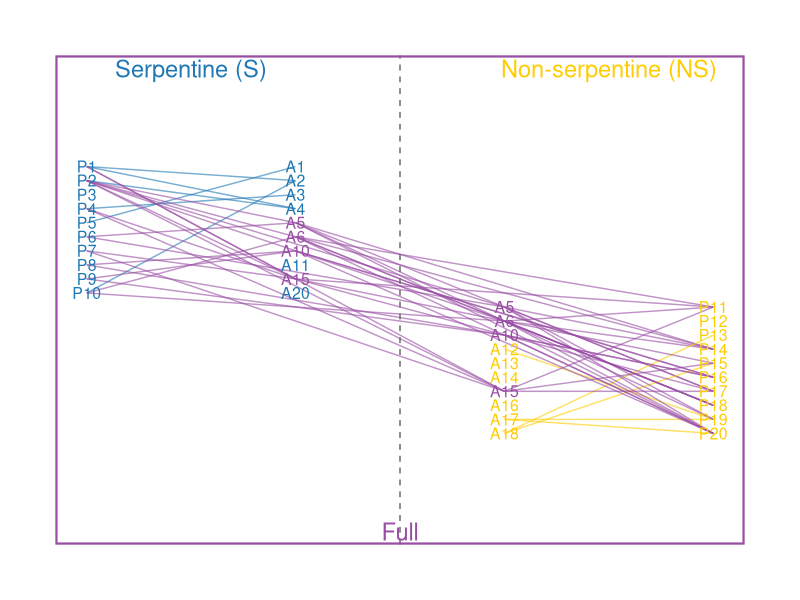
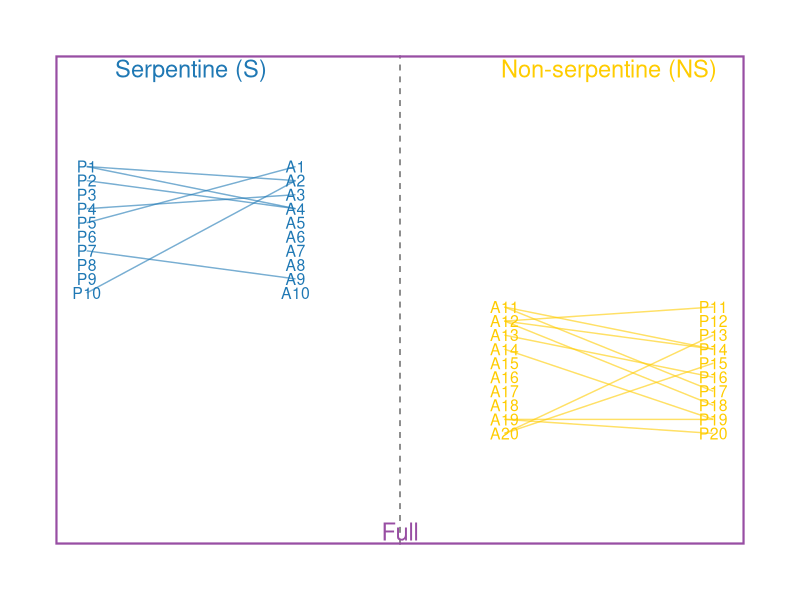

The R script that drew these images, in order:

#### Code for conceptual figure #####
##### code by Becca Nelson  #######
###### date created: 10-29-2025 ###########
######### date last modified: 10-31-2025 #######
###### create conceptual figure of simulation design #######



library(ggplot2)
library(dplyr)

# hypothetical plant and animal species
plants_S  <- paste0("P", 1:10)
plants_NS <- paste0("P", 11:20)

animals_S  <- paste0("A", c(1:6, 10, 11, 15, 20))
animals_NS <- paste0("A", c(5, 6, 10, 12:18))


shared_animals <- intersect(animals_S, animals_NS)


plants <- data.frame(
  name = c(plants_S, plants_NS),
  x = c(rep(1, length(plants_S)), rep(4, length(plants_NS))),
  y = seq(10, 1, length.out = 20),
  region = c(rep("S", length(plants_S)), rep("NS", length(plants_NS)))
)

animals <- data.frame(
  name = c(animals_S, animals_NS),
  x = c(rep(2, length(animals_S)), rep(3, length(animals_NS))),
  y = seq(10, 1, length.out = length(c(animals_S, animals_NS))),
  region = c(rep("S", length(animals_S)), rep("NS", length(animals_NS)))
)


animals$shared <- animals$name %in% shared_animals

# hypothetical interactions
set.seed(123)


interactions_S <- expand.grid(plant = plants_S, animal = animals_S) %>%
  mutate(interact = rbinom(n(), 1, 0.1)) %>%
  filter(interact == 1)


interactions_NS <- expand.grid(plant = plants_NS, animal = animals_NS) %>%
  mutate(interact = rbinom(n(), 1, 0.1)) %>%
  filter(interact == 1)


interactions_shared <- expand.grid(
  plant = c(plants_S, plants_NS),
  animal = shared_animals
) %>%
  mutate(interact = rbinom(n(), 1, 0.25)) %>%
  filter(interact == 1)


interactions <- bind_rows(interactions_S, interactions_NS, interactions_shared)


interactions$type <- case_when(
  interactions$animal %in% shared_animals ~ "spillover",
  interactions$plant %in% plants_S ~ "S",
  interactions$plant %in% plants_NS ~ "NS"
)


interactions <- interactions %>%
  left_join(plants, by = c("plant" = "name")) %>%
  rename(xp = x, yp = y) %>%
  left_join(animals, by = c("animal" = "name")) %>%
  rename(xa = x, ya = y)


cols <- c("S" = "#1f78b4",       
          "NS" = "#ffcc00",      
          "spillover" = "#984ea3")  


p <- ggplot() +
  geom_segment(
    data = interactions,
    aes(x = xp, xend = xa, y = yp, yend = ya, color = type),
    alpha = 0.6
  ) +
  # Plants
  geom_text(data = plants, aes(x, y, label = name,
                               color = ifelse(region == "S", "S", "NS")),
            size = 4) +
  # Animals
  geom_text(data = animals,
            aes(x, y, label = name,
                color = ifelse(shared, "spillover",
                               ifelse(region == "S", "S", "NS"))),
            size = 4) +
  geom_vline(xintercept = 2.5, linetype = "dashed", color = "gray40") +
  annotate("text", x = 1.5, y = 13, label = "Serpentine (S)", size = 6, color = "#1f78b4", vjust = 0) +
annotate("text", x = 3.5, y = 13, label = "Non-serpentine (NS)", size = 6, color = "#ffcc00", vjust = 0)+
  annotate("text", x = 2.5, y = -2, label = "Full", size = 6, color = "#984ea3", vjust = 1) +
  scale_color_manual(values = cols, guide = "none") +
  theme_void() +
  theme(
    plot.margin = margin(40, 40, 40, 40),
    panel.border = element_rect(color = "#984ea3", fill = NA, linewidth = 1.5)
  )

# Save as high-resolution PDF
ggsave("interaction_diagram.pdf", plot = p,
       width = 10, height = 6, units = "in", dpi = 600, device = cairo_pdf)


########## no spillover version ##########
library(ggplot2)
library(dplyr)


plants_S  <- paste0("P", 1:10)
plants_NS <- paste0("P", 11:20)


animals_S  <- paste0("A", c(1:10))
animals_NS <- paste0("A", c(11:20))


shared_animals <- character(0)

plants <- data.frame(
  name = c(plants_S, plants_NS),
  x = c(rep(1, length(plants_S)), rep(4, length(plants_NS))),
  y = seq(10, 1, length.out = 20),
  region = c(rep("S", length(plants_S)), rep("NS", length(plants_NS)))
)


animals <- data.frame(
  name = c(animals_S, animals_NS),
  x = c(rep(2, length(animals_S)), rep(3, length(animals_NS))),
  y = seq(10, 1, length.out = length(c(animals_S, animals_NS))),
  region = c(rep("S", length(animals_S)), rep("NS", length(animals_NS))),
  shared = FALSE
)

# Interactions: only within soil type
set.seed(123)
interactions_S <- expand.grid(plant = plants_S, animal = animals_S) %>%
  mutate(interact = rbinom(n(), 1, 0.1)) %>%
  filter(interact == 1)

interactions_NS <- expand.grid(plant = plants_NS, animal = animals_NS) %>%
  mutate(interact = rbinom(n(), 1, 0.1)) %>%
  filter(interact == 1)


interactions <- bind_rows(interactions_S, interactions_NS)


interactions$type <- case_when(
  interactions$plant %in% plants_S ~ "S",
  interactions$plant %in% plants_NS ~ "NS"
)


interactions <- interactions %>%
  left_join(plants, by = c("plant" = "name")) %>%
  rename(xp = x, yp = y) %>%
  left_join(animals, by = c("animal" = "name")) %>%
  rename(xa = x, ya = y)


cols <- c("S" = "#1f78b4",       
          "NS" = "#ffcc00",      
          "spillover" = "#984ea3")  


p <- ggplot() +
  
  geom_segment(
    data = interactions,
    aes(x = xp, xend = xa, y = yp, yend = ya, color = type),
    alpha = 0.6
  ) +
  # Plants
  geom_text(
    data = plants,
    aes(x, y, label = name, color = ifelse(region == "S", "S", "NS")),
    size = 4
  ) +
  # Animals
  geom_text(
    data = animals,
    aes(x, y, label = name, color = ifelse(region == "S", "S", "NS")),
    size = 4
  ) +

  geom_vline(xintercept = 2.5, linetype = "dashed", color = "gray40") +
  annotate("text", x = 1.5, y = 13, label = "Serpentine (S)", size = 6, color = "#1f78b4", vjust = 0) +
  annotate("text", x = 3.5, y = 13, label = "Non-serpentine (NS)", size = 6, color = "#ffcc00", vjust = 0) +
  annotate("text", x = 2.5, y = -2, label = "Full", size = 6, color = "#984ea3", vjust = 1) +

  scale_color_manual(values = cols, guide = "none") +
  theme_void() +
  theme(
    plot.margin = margin(40, 40, 40, 40),
    panel.border = element_rect(color = "#984ea3", fill = NA, linewidth = 1.5)
  )


ggsave("interaction_diagram_no_overlap.pdf", plot = p,
       width = 10, height = 6, units = "in", dpi = 600, device = cairo_pdf)
